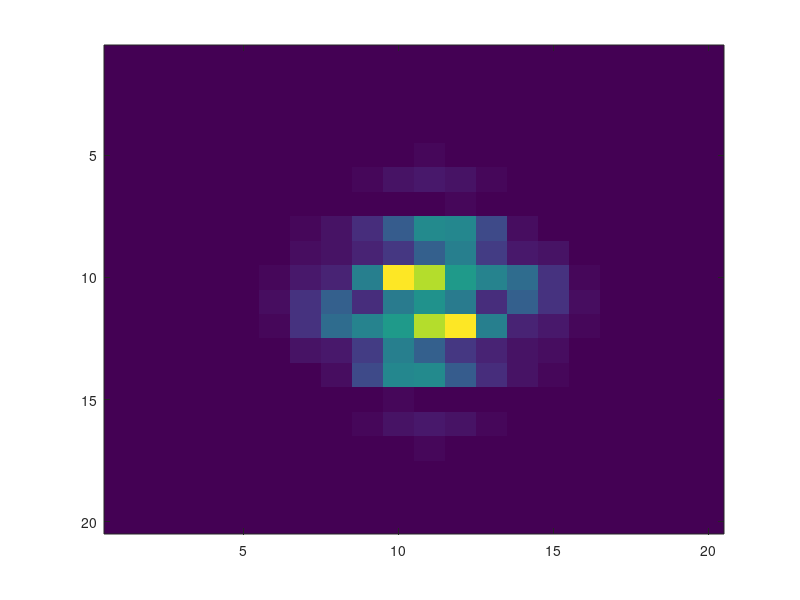

The MATLAB script that drew this image:
% 2-D Transform
% The 2-D Fourier transform is useful for processing 2-D signals and other 2-D data such as images.
% Create and plot 2-D data with repeated blocks.

P = peaks(20);
X = repmat(P,[5 10]);
imagesc(X)

% Compute the 2-D Fourier transform of the data.  
% Shift the zero-frequency component to the center of the output, and 
% plot the resulting 100-by-200 matrix, which is the same size as X.

% Run the 2D FFT across both the dimensions.
P_fft = fft2(P);

% Shift zero-frequency terms to the center of the array
P_fft = fftshift(P_fft);

% Take the absolute value
P_fft = abs(P_fft);

% it can be plotted as an image. Hence, we use the imagesc 
imagesc(P_fft);


